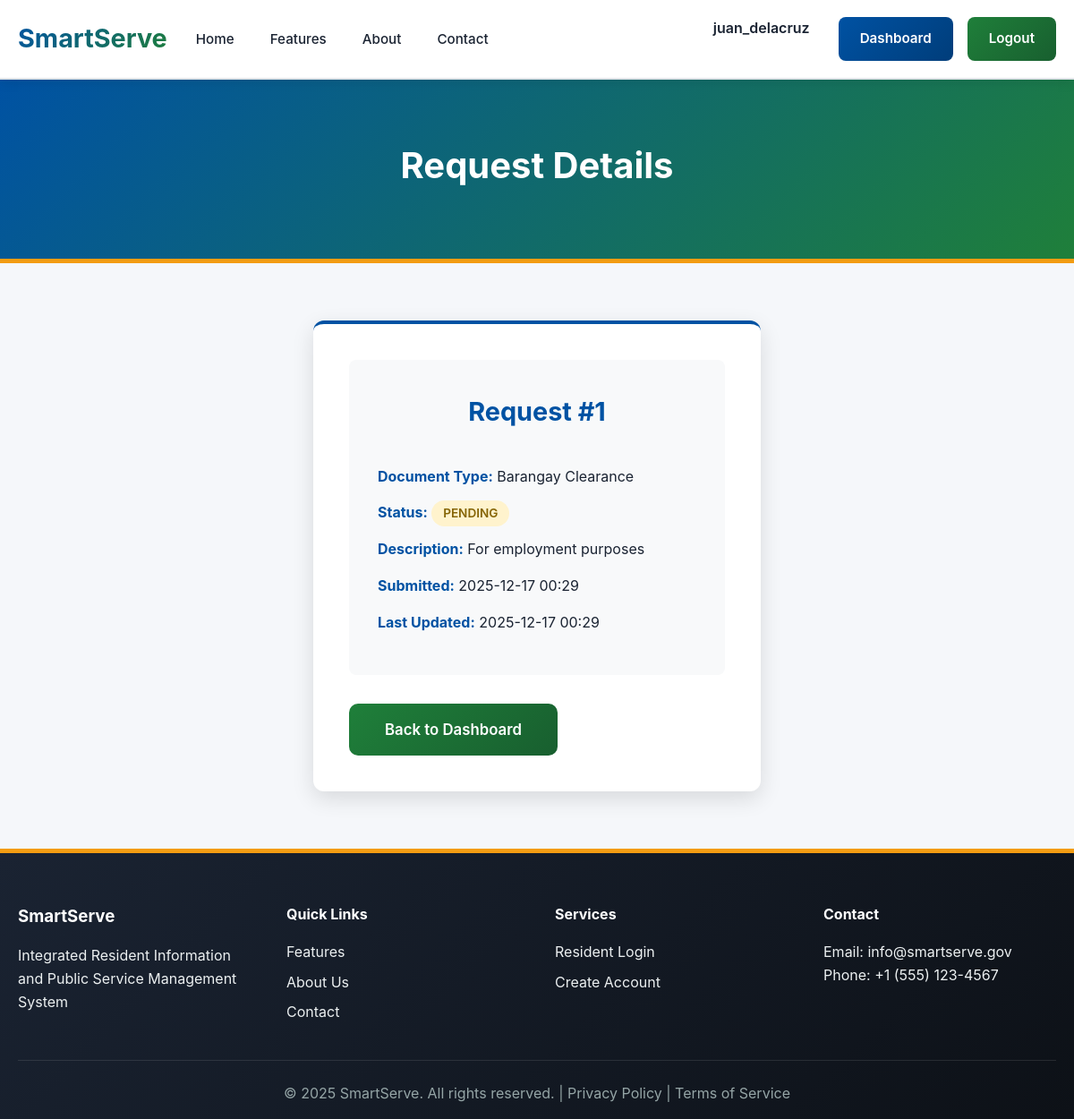
/resident/request/1 (signed in), run on the app's committed database.
### models.py (models this page shows, shortened)
class User(db.Model):
    __tablename__ = 'user'
    id = db.Column(db.Integer, primary_key=True)
    username = db.Column(db.String(80), unique=True, nullable=False)
    email = db.Column(db.String(120), unique=True, nullable=False)
    password = db.Column(db.String(255), nullable=False)  # Stores Hashed Password
    role = db.Column(db.String(20), default='resident')   # 'admin' or 'resident'
    first_name = db.Column(db.String(100))
    last_name = db.Column(db.String(100))
    phone = db.Column(db.String(20))
    address = db.Column(db.String(255))
    created_at = db.Column(db.DateTime, default=datetime.utcnow)
    requests = db.relationship('Request', backref='user', lazy=True, cascade='all, delete-orphan')
    def is_admin(self):
        return self.role == 'admin'

class Request(db.Model):
    __tablename__ = 'request'
    id = db.Column(db.Integer, primary_key=True)
    user_id = db.Column(db.Integer, db.ForeignKey('user.id'), nullable=False)
    document_type = db.Column(db.String(100), nullable=False)
    description = db.Column(db.Text)
    status = db.Column(db.String(20), default='pending') # Options: pending, approved, rejected, completed
    created_at = db.Column(db.DateTime, default=datetime.utcnow)
    updated_at = db.Column(db.DateTime, default=datetime.utcnow, onupdate=datetime.utcnow)
    admin_notes = db.Column(db.Text)

### app.py (the view)
@app.route('/resident/request/<int:request_id>')
@login_required
def view_request(request_id):
    req = Request.query.get_or_404(request_id)
    if req.user_id != session['user_id']:
        flash('Permission denied.', 'danger')
        return redirect(url_for('resident_dashboard'))
    return render_template('view_request.html', request=req)

### app.py (called while the page is built)
def login_required(f):
    @wraps(f)
    def decorated_function(*args, **kwargs):
        if 'user_id' not in session:
            flash('Please log in first.', 'warning')
            return redirect(url_for('login'))
        return f(*args, **kwargs)
    return decorated_function

@app.context_processor
def inject_user():
    user = None
    if 'user_id' in session:
        user = User.query.get(session['user_id'])
    return dict(current_user=user)

### templates/view_request.html (shortened to what this page needs)
{% extends 'base.html' %}
{% block content %}
<div class="page-header resident-portal">
    <div class="container">
        <h1>Request Details</h1>
    </div>
</div>
<div class="auth-section">
    <div class="container">
        <div class="auth-container">
            <div class="auth-form-wrapper">
                <div class="request-details" style="background: #f8f9fa; padding: 2rem; border-radius: 8px;">
                    <h2>Request #{{ request.id }}</h2>
                    <p><strong>Document Type:</strong> {{ request.document_type|replace('_', ' ')|title }}</p>
                    <p><strong>Status:</strong> <span class="status status-{{ request.status }}">{{ request.status|upper }}</span></p>
                    <p><strong>Description:</strong> {{ request.description }}</p>
                    <p><strong>Submitted:</strong> {{ request.created_at.strftime('%Y-%m-%d %H:%M') }}</p>
                    <p><strong>Last Updated:</strong> {{ request.updated_at.strftime('%Y-%m-%d %H:%M') }}</p>
                </div>
                <a href="{{ url_for('resident_dashboard') }}" class="btn btn-secondary btn-lg" style="margin-top: 2rem;">Back to Dashboard</a>
            </div>
        </div>
    </div>
</div>
{% endblock %}

### templates/base.html (shortened to what this page needs)
<!DOCTYPE html>
<html lang="en">
<head>
    <link rel="stylesheet" href="{{ url_for('static', filename='css/style.css') }}">
</head>
<body>
    <nav class="navbar">
        <div class="container">
            <div class="nav-content">
                <div class="logo">
                    <h1><a href="/" style="color: inherit; text-decoration: none;">SmartServe</a></h1>
                </div>
                <ul class="nav-links">
                    <li><a href="/">Home</a></li>
                    <li><a href="/features">Features</a></li>
                    <li><a href="/about">About</a></li>
                    <li><a href="/contact">Contact</a></li>
                </ul>
                <div class="nav-buttons">
                    {% if current_user %}
                        {% if current_user.is_admin() %}
                            <span style="margin-right: 1rem; color: var(--primary-color); font-weight: 600;">Admin: {{ current_user.username }}</span>
                            <a href="{{ url_for('admin_dashboard') }}" class="btn btn-primary">Dashboard</a>
                            <a href="{{ url_for('logout') }}" class="btn btn-secondary">Logout</a>
                        {% else %}
                            <span style="margin-right: 1rem; color: var(--primary-color); font-weight: 600;">{{ current_user.username }}</span>
                            <a href="{{ url_for('resident_dashboard') }}" class="btn btn-primary">Dashboard</a>
                            <a href="{{ url_for('logout') }}" class="btn btn-secondary">Logout</a>
                        {% endif %}
                    {% else %}
                        <a href="{{ url_for('login') }}" class="btn btn-secondary">Login</a>
                        <a href="{{ url_for('register') }}" class="btn btn-primary">Register</a>
                    {% endif %}
                </div>
            </div>
        </div>
    </nav>
    {% block content %}{% endblock %}
    <footer class="footer">
        <div class="container">
            <div class="footer-content">
                <div class="footer-section">
                    <h3>SmartServe</h3>
                    <p>Integrated Resident Information and Public Service Management System</p>
                </div>
                <div class="footer-section">
                    <h4>Quick Links</h4>
                    <ul>
                        <li><a href="/features">Features</a></li>
                        <li><a href="/about">About Us</a></li>
                        <li><a href="/contact">Contact</a></li>
                    </ul>
                </div>
                <div class="footer-section">
                    <h4>Services</h4>
                    <ul>
                        <li><a href="{{ url_for('login') }}">Resident Login</a></li>
                        <li><a href="{{ url_for('register') }}">Create Account</a></li>
                    </ul>
                </div>
                <div class="footer-section">
                    <h4>Contact</h4>
                    <p>Email: info@smartserve.gov</p>
                    <p>Phone: +1 (555) 123-4567</p>
                </div>
            </div>
            <div class="footer-bottom">
                <p>&copy; 2025 SmartServe. All rights reserved. | Privacy Policy | Terms of Service</p>
            </div>
        </div>
    </footer>
</body>
</html>

### static/css/style.css (style rules this page uses)
* { margin: 0; padding: 0; box-sizing: border-box; }
:root { --primary-blue: #0052a3; --primary-blue-dark: #003d7a; --secondary-green: #1f7f3a; --secondary-green-dark: #185f2f; --accent-gold: #f39c12; --light-bg: #f5f7fa; --white: #ffffff; --dark-text: #1a2332; --border-color: #e0e4e8; --success-color: #27ae60; --warning-color: #e74c3c; --text-light: #666666; }
body { font-family: -apple-system, BlinkMacSystemFont, "Segoe UI", Roboto, "Helvetica Neue", Arial, sans-serif; color: var(--dark-text); line-height: 1.6; background-color: var(--white); }
.container { max-width: 1200px; margin: 0 auto; padding: 0 20px; }
.navbar { background: var(--white); border-bottom: 2px solid var(--border-color); position: sticky; top: 0; z-index: 1000; box-shadow: 0 4px 12px rgba(0, 0, 0, 0.08); }
.nav-content { display: flex; align-items: center; justify-content: space-between; padding: 1.2rem 0; gap: 2rem; }
.logo h1 { font-size: 1.8rem; font-weight: 700; background: linear-gradient(135deg, var(--primary-blue), var(--secondary-green)); -webkit-background-clip: text; -webkit-text-fill-color: transparent; background-clip: text; }
.nav-links { display: flex; list-style: none; gap: 2.5rem; flex: 1; }
.nav-links a { text-decoration: none; color: var(--dark-text); font-weight: 500; font-size: 0.95rem; transition: all 0.3s ease; position: relative; }
.nav-links a::after { content: ""; position: absolute; width: 0; height: 2px; bottom: -5px; left: 0; background: linear-gradient(90deg, var(--primary-blue), var(--accent-gold)); transition: width 0.3s ease; }
.nav-buttons { display: flex; gap: 1rem; }
.btn { padding: 0.75rem 1.5rem; border-radius: 8px; text-decoration: none; font-weight: 600; transition: all 0.3s ease; border: none; cursor: pointer; display: inline-block; text-align: center; font-size: 0.95rem; }
.btn-primary { background: linear-gradient(135deg, var(--primary-blue), var(--primary-blue-dark)); color: var(--white); }
.btn-secondary { background: linear-gradient(135deg, var(--secondary-green), var(--secondary-green-dark)); color: var(--white); }
.btn-lg { padding: 1rem 2.5rem; font-size: 1.05rem; border-radius: 10px; }
.page-header { background: linear-gradient(135deg, var(--primary-blue) 0%, var(--secondary-green) 100%); color: var(--white); padding: 4rem 0; text-align: center; border-bottom: 5px solid var(--accent-gold); }
.page-header h1 { font-size: 2.5rem; margin-bottom: 0.5rem; font-weight: 700; }
.status { padding: 0.4rem 0.8rem; border-radius: 20px; font-size: 0.85rem; font-weight: 600; }
.status-pending { background: #fff3cd; color: #856404; }
.footer { background: linear-gradient(135deg, #1a2332 0%, #0d1117 100%); color: #ecf0f1; padding: 3.5rem 0 1rem; border-top: 5px solid var(--accent-gold); }
.footer-content { display: grid; grid-template-columns: repeat(auto-fit, minmax(200px, 1fr)); gap: 2.5rem; margin-bottom: 2rem; }
.footer-section h3, .footer-section h4 { color: var(--white); margin-bottom: 1rem; font-weight: 700; }
.footer-section ul { list-style: none; }
.footer-section ul li { margin-bottom: 0.5rem; }
.footer-section a { color: #ecf0f1; text-decoration: none; transition: all 0.3s ease; }
.footer-bottom { border-top: 1px solid rgba(255, 255, 255, 0.1); padding-top: 1.5rem; text-align: center; color: #95a5a6; }
.auth-section { padding: 4rem 0; background: var(--light-bg); min-height: 60vh; }
.auth-container { max-width: 500px; margin: 0 auto; }
.auth-form-wrapper { background: var(--white); padding: 2.5rem; border-radius: 12px; box-shadow: 0 8px 25px rgba(0, 0, 0, 0.12); border-top: 4px solid var(--primary-blue); }
.auth-form-wrapper h2 { margin-bottom: 2rem; text-align: center; color: var(--primary-blue); font-weight: 700; font-size: 1.8rem; }
.request-details { line-height: 1.8; }
.request-details p { margin-bottom: 0.75rem; }
.request-details strong { color: var(--primary-blue); }

### data on the page
User: username "juan_delacruz"
Request: id "1", document_type "Barangay Clearance", status "PENDING", description "For employment purposes", created_at "2025-12-17 00:29", updated_at "2025-12-17 00:29"
